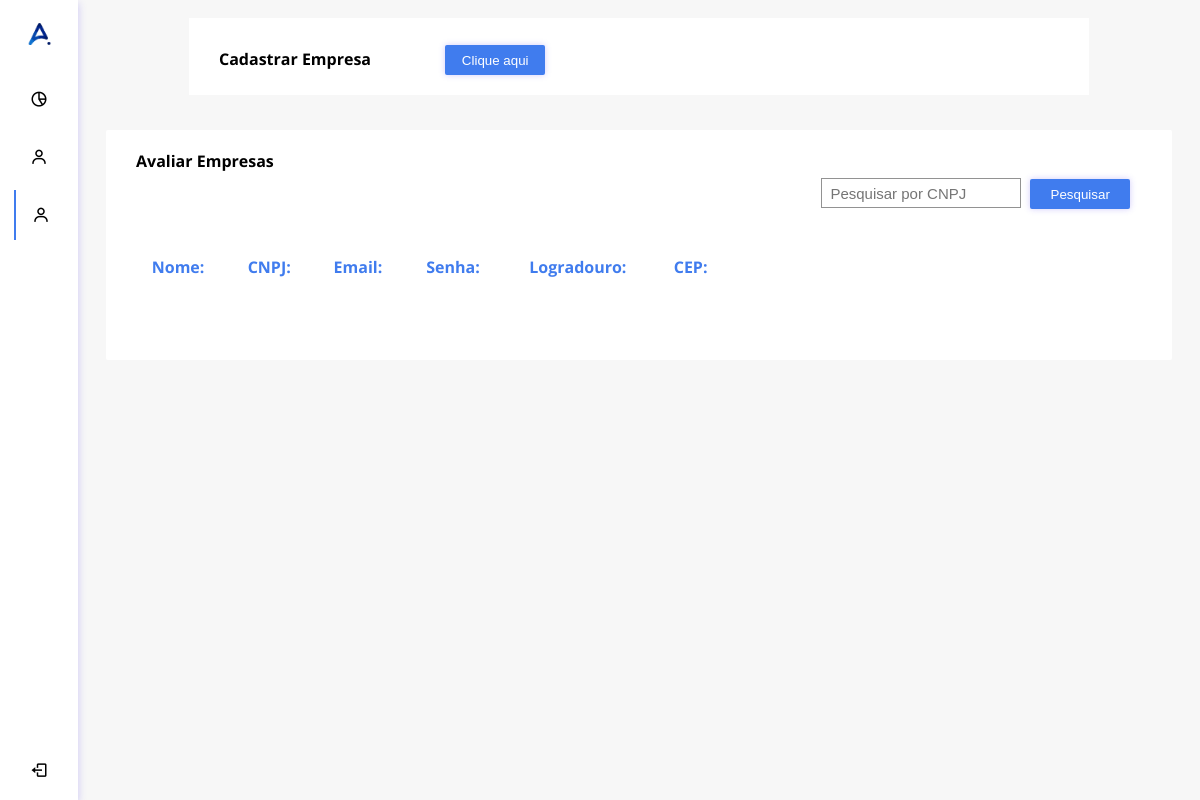
The app's page /Anpere/AreaRestrita-adm/AvaliarEmpresa.php?cnpj=00222268000178, older data.
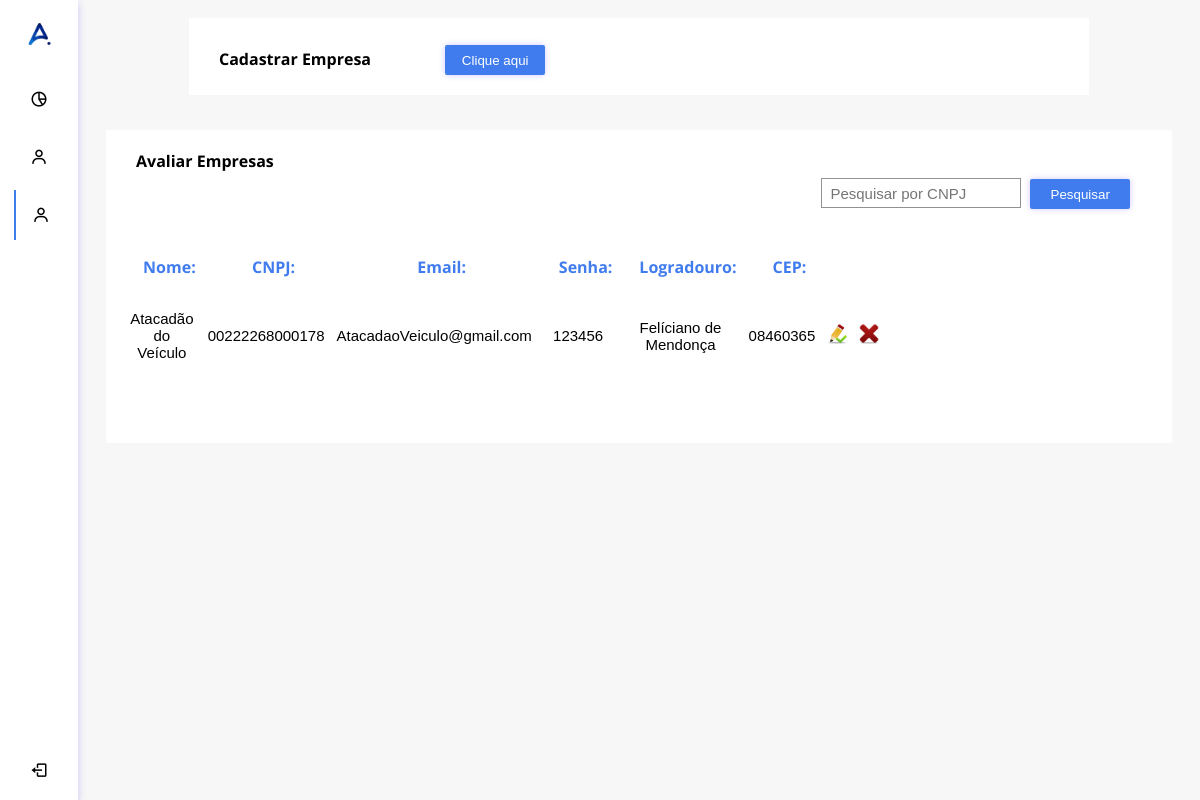
The same page, newer data.
### tables this page shows
CREATE TABLE `tbempresa` (
  `idEmpresa` int(11) NOT NULL,
  `nomeEmpresa` varchar(50) NOT NULL DEFAULT '0',
  `emailEmpresa` varchar(150) NOT NULL DEFAULT '0',
  `senhaEmpresa` varchar(50) NOT NULL DEFAULT '0',
  `cnpjEmpresa` varchar(14) NOT NULL DEFAULT '0',
  `logradouroEmpresa` varchar(100) NOT NULL,
  `numEndEmpresa` int(11) NOT NULL,
  `cepEmpresa` varchar(15) NOT NULL,
  `bairroEmpresa` text NOT NULL,
  `cidadeEmpresa` text NOT NULL,
  `estadoEmpresa` text NOT NULL,
  `disponibilidade` tinyint(1) NOT NULL,
  `nivel_acesso` int(1) NOT NULL,
  `idCategoria` int(11) NOT NULL
);

### Anpere/AreaRestrita-adm/AvaliarEmpresa.php (the view, shortened to what this page needs)
<!DOCTYPE html>
<html lang="en">
<head>
    <link rel="stylesheet" href="../resources/css/adm.css" media="screen">
    <link href='https://unpkg.com/boxicons@2.0.7/css/boxicons.min.css' rel='stylesheet'>
</head>
<body>
<div class="sidebar">
    <div class="logo-details">
        <center> <img src="../resources/images/LogoAnpere.png" width="50%"> </center>
    </div>
    <li>
       <a href="indexAreaRestrita.php">
         <i class='bx bx-pie-chart-alt-2' ></i>
       </a>
     </li>
      <li>
       <a href="AvaliarCliente.php">
         <i class='bx bx-user' ></i>
       </a>
     </li>
     <li>
        <a class="selecionado" href="AvaliarEmpresa.php">
          <i class='bx bx-user' ></i>
        </a>
      </li>
     <li class="profile">
         <a href="../Session/destruirSessao.php?pagina=Login-Adm.php"><i class='bx bx-log-out' id="log_out" ></i></a>
     </li>
  </div>
  <section class="home-section">
  <br>
     <div class="LadoDireito">
     <div class="container">
<p> Cadastrar Empresa <a href="Cadastro-Empresa.php"> <button onclick="redirectPage()">Clique aqui</button> </a> </p>
</div>
</div>
<div class="container2">
<div class="LadoDireito">
<form action="PesquisarCnpj.php" method="POST"><p> Avaliar Empresas <input name="txtCnpj" type="number" placeholder="  Pesquisar por CNPJ" class="input">
        <button type="submit">Pesquisar</button> </p>  </form>
    <table>
        <tr>
            <th class="th">Nome:</th>
            <th class="th cnpj">CNPJ:</th>
            <th class="th email">Email:</th>
            <th class="th senha">Senha:</th>
            <th class="th logradouro">Logradouro:</th>
            <th class="th cep">CEP:</th>
</tr>
    <?php
    $pdo = Connection::GET_PDO();
    if(empty($_GET["cnpj"])){
    try {
        $stmt = $pdo -> prepare("select * from tbEmpresa");
        $stmt -> execute();
        while($row = $stmt->fetch(PDO::FETCH_BOTH)){
            $CNPJ = $row['cnpjEmpresa'];
            echo('<tr>');
           echo('<td>'); print $row['nomeEmpresa']; echo('</td>');
           echo('<td class="cnpj">'); print $row['cnpjEmpresa']; echo('</td>');
           echo('<td class="email">'); print $row['emailEmpresa']; echo('</td>');
           echo('<td class="senha">'); print $row['senhaEmpresa']; echo('</td>');
           echo('<td class="logradouro">'); print $row['logradouroEmpresa']; echo('</td>');
           echo('<td class="estado">'); print $row['estadoEmpresa']; echo('</td>');
           echo('<td class="cidade">'); print $row['cidadeEmpresa']; echo('</td>');
           echo('<td class="bairro">'); print $row['bairroEmpresa']; echo('</td>');
           echo('<td class="cep">'); print $row['cepEmpresa']; echo('</td>');
           echo('<td class="numero">'); print $row['numEndEmpresa']; echo('</td>');
           echo('</tr>');
        };
    } catch (PDOException $e) {
        print "Erro: " . $e->getMessage();
    }
  }
  else {
    $cnpj = $_GET["cnpj"];
    $stmt = $pdo -> prepare("select * from tbEmpresa where cnpjEmpresa = '$cnpj'");
    $stmt -> execute();
    while($row = $stmt->fetch(PDO::FETCH_BOTH)){
        $CNPJ = $row['cnpjEmpresa'];
        echo('<tr>');
       echo('<td>'); print $row['nomeEmpresa']; echo('</td>');
       echo('<td class="cnpj">'); print $row['cnpjEmpresa']; echo('</td>');
       echo('<td class="email">'); print $row['emailEmpresa']; echo('</td>');
       echo('<td class="senha">'); print $row['senhaEmpresa']; echo('</td>');
       echo('<td class="logradouro">'); print $row['logradouroEmpresa']; echo('</td>');
       echo('<td class="cep">'); print $row['cepEmpresa']; echo('</td>');
       echo('<td class="icone"> <a href="alteraçãoEmpresa.php?cnpj='.$CNPJ.'"><img src="../images/editar.png"></a> </td>');
       echo('<td class="icone"> <a href="excluirEmpresa.php?cnpj='.$CNPJ.'"> <img src="../images/excluir.jpg"> </a> </td>');
       echo('</tr>');
    };
  }
    ?>
</table>
</div>
</div>
</body>
</html>

Row changes from the older to the newer data that the page shows:
added tbempresa: nomeEmpresa "Atacadão do Veículo", cnpjEmpresa "00222268000178", emailEmpresa "AtacadaoVeiculo@gmail.com", senhaEmpresa "123456", logradouroEmpresa "Felíciano de Mendonça", cepEmpresa "08460365"
